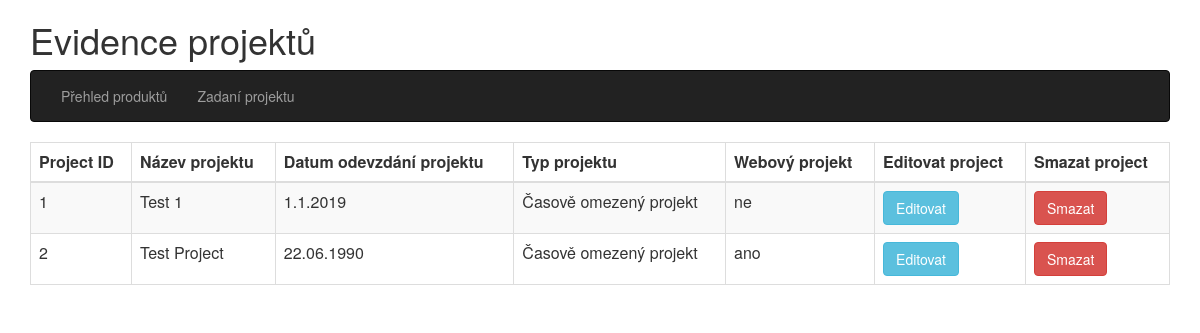
The page / on the database its author committed.
### tables this page shows
CREATE TABLE `project` (
  `id` int(10) NOT NULL,
  `NazevProjektu` varchar(100) NOT NULL,
  `DatumOdevzdaniProjektu` varchar(100) NOT NULL,
  `TypProjektu` varchar(100) NOT NULL,
  `WebovyProjekt` int(100) NOT NULL
);

### database/PDOconnection.php (called while the page is built, shortened)
<?php
abstract class PDOconnection {
    private static $instance = null;
    private static $conn;
    private static function setConnection() {
        if (self::$instance == null) {
            try {
                self::$conn = new PDO("mysql:host=" . DB_PORT . ";dbname=" . DB_NAME . ";charset=utf8", DB_USER, DB_PASSWORD);
                self::$conn->setAttribute(PDO::ATTR_ERRMODE, PDO::ERRMODE_EXCEPTION);
            } catch (PDOException $exc) {
                echo $exc->getTraceAsString();
            }
        }
    }
    public function getConnection() {
        return self::$conn;
    }
}

### database/Dotaz_DB.php (called while the page is built, shortened)
<?php
require_once 'PDOconnection.php';
class dotaz_DB extends PDOconnection {
    public function VypisProjekty() {
        $dotaz = $this->getConnection()->prepare("SELECT * FROM project");
        $dotaz->execute();
        $projects = $dotaz->fetchAll();
        return $projects;
    }
}

### index.php (the view, shortened to what this page needs)
<?php
require_once './includes/header.php';
require_once 'database/Dotaz_DB.php';
$database = new Dotaz_DB();
?>
<table class="table table-bordered table-striped">
    <thead>
        <tr>
            <th>Project ID</th>
            <th>Název projektu</th>
            <th>Datum odevzdání projektu</th>
            <th>Typ projektu</th>
            <th>Webový projekt</th>
            <th>Editovat project</th>
            <th>Smazat project</th>
        </tr>
    </thead>
    <tbody>
        <?php
        foreach ($database->VypisProjekty() as $project) {
            ?>
            <tr>
                <td><?php echo $project['id'] ?></td>
                <td><?php echo $project['NazevProjektu'] ?></td>
                <td><?php echo $project['DatumOdevzdaniProjektu'] ?></td>
                <td><?php echo $project['TypProjektu'] ?></td>
                <td><?php echo $project['WebovyProjekt'] == 1 ? "ano" : "ne" ?></td>
                <td><a class="btn btn-info" href="form/FormZadaniProjektu.php?edit=<?php echo $project['id'] ?>">Editovat</td>
                <td><a class="btn btn-danger" href="?smazat=<?php echo $project['id'] ?>">Smazat</td>
            </tr>
        <?php } ?>
    </tbody>
</table>
<?php
require_once './includes/footer.php';
?>

### includes/header.php (shortened to what this page needs)
<html>
    <head>
        <link href="https://maxcdn.bootstrapcdn.com/bootstrap/3.3.7/css/bootstrap.min.css" rel="stylesheet">
        <link rel="stylesheet" href="https://cdnjs.cloudflare.com/ajax/libs/bootstrap-select/1.12.4/css/bootstrap-select.min.css">
    </head>
    <body>
        <div class="container">
            <div id="banner">
                <h1>Evidence projektů</h1>
            </div>
            <?php
            require_once("nav.php");
            ?>

### includes/nav.php
<nav class="navbar navbar-inverse">
    <div class="container-fluid">
        <div class="navbar-header">
            <ul class="nav navbar-nav">
                <li><a href="/RTSoft_php/index.php">Přehled produktů</a></li>
                <li><a href="/RTSoft_php/form/FormZadaniProjektu.php">Zadaní projektu</a>  </li>
            </ul>
        </div>
</nav>

### includes/footer.php
        </div>
    </body>
</html>

### rows shown on the page
project: id "1", NazevProjektu "Test 1", DatumOdevzdaniProjektu "1.1.2019", TypProjektu "Časově omezený projekt", WebovyProjekt "ne"
project: id "2", NazevProjektu "Test Project", DatumOdevzdaniProjektu "22.06.1990", TypProjektu "Časově omezený projekt", WebovyProjekt "ano"
